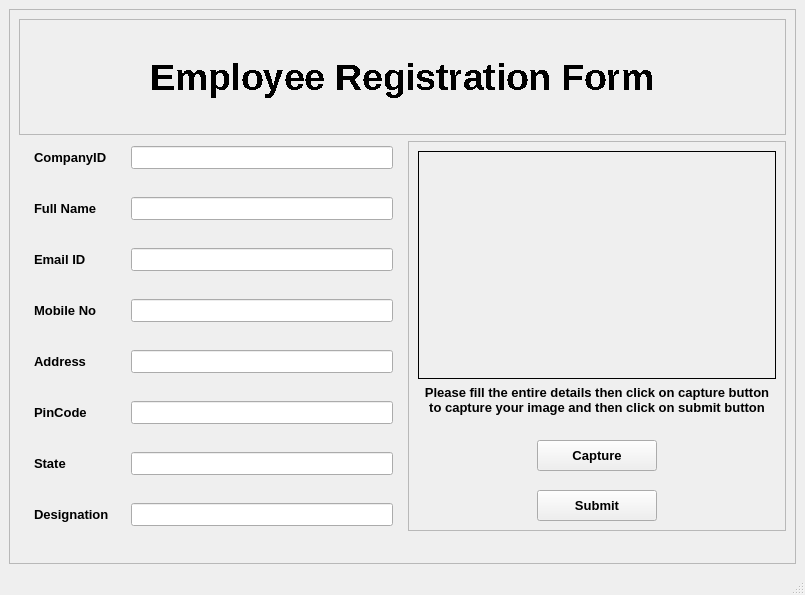
<?xml version="1.0" encoding="UTF-8"?>
<ui version="4.0">
 <class>MainWindow</class>
 <widget class="QMainWindow" name="MainWindow">
  <property name="geometry">
   <rect>
    <x>0</x>
    <y>0</y>
    <width>805</width>
    <height>595</height>
   </rect>
  </property>
  <property name="windowTitle">
   <string>Employee Monitoring System - Registration</string>
  </property>
  <widget class="QWidget" name="centralwidget">
   <layout class="QGridLayout" name="gridLayout">
    <item row="0" column="0">
     <widget class="QFrame" name="frame">
      <property name="sizePolicy">
       <sizepolicy hsizetype="Expanding" vsizetype="Expanding">
        <horstretch>0</horstretch>
        <verstretch>0</verstretch>
       </sizepolicy>
      </property>
      <property name="maximumSize">
       <size>
        <width>3840</width>
        <height>2400</height>
       </size>
      </property>
      <property name="frameShape">
       <enum>QFrame::StyledPanel</enum>
      </property>
      <property name="frameShadow">
       <enum>QFrame::Raised</enum>
      </property>
      <layout class="QGridLayout" name="gridLayout_3">
       <item row="0" column="0">
        <layout class="QVBoxLayout" name="verticalLayout_2" stretch="50,0">
         <property name="topMargin">
          <number>0</number>
         </property>
         <property name="bottomMargin">
          <number>23</number>
         </property>
         <item>
          <widget class="QFrame" name="frame_4">
           <property name="sizePolicy">
            <sizepolicy hsizetype="Expanding" vsizetype="Expanding">
             <horstretch>20</horstretch>
             <verstretch>20</verstretch>
            </sizepolicy>
           </property>
           <property name="minimumSize">
            <size>
             <width>131</width>
             <height>21</height>
            </size>
           </property>
           <property name="maximumSize">
            <size>
             <width>1431</width>
             <height>851</height>
            </size>
           </property>
           <property name="sizeIncrement">
            <size>
             <width>0</width>
             <height>0</height>
            </size>
           </property>
           <property name="font">
            <font>
             <stylestrategy>PreferAntialias</stylestrategy>
            </font>
           </property>
           <property name="frameShape">
            <enum>QFrame::StyledPanel</enum>
           </property>
           <property name="frameShadow">
            <enum>QFrame::Raised</enum>
           </property>
           <layout class="QGridLayout" name="gridLayout_2">
            <item row="0" column="0">
             <widget class="QLabel" name="label">
              <property name="sizePolicy">
               <sizepolicy hsizetype="Expanding" vsizetype="Expanding">
                <horstretch>50</horstretch>
                <verstretch>50</verstretch>
               </sizepolicy>
              </property>
              <property name="minimumSize">
               <size>
                <width>111</width>
                <height>11</height>
               </size>
              </property>
              <property name="maximumSize">
               <size>
                <width>1311</width>
                <height>251</height>
               </size>
              </property>
              <property name="sizeIncrement">
               <size>
                <width>50</width>
                <height>50</height>
               </size>
              </property>
              <property name="font">
               <font>
                <family>Arial</family>
                <pointsize>28</pointsize>
                <weight>75</weight>
                <bold>true</bold>
                <stylestrategy>NoAntialias</stylestrategy>
               </font>
              </property>
              <property name="text">
               <string>Employee Registration Form</string>
              </property>
              <property name="alignment">
               <set>Qt::AlignCenter</set>
              </property>
              <property name="wordWrap">
               <bool>false</bool>
              </property>
             </widget>
            </item>
           </layout>
          </widget>
         </item>
         <item>
          <layout class="QHBoxLayout" name="horizontalLayout_3" stretch="50,50">
           <property name="spacing">
            <number>10</number>
           </property>
           <property name="sizeConstraint">
            <enum>QLayout::SetMinAndMaxSize</enum>
           </property>
           <property name="topMargin">
            <number>0</number>
           </property>
           <item>
            <layout class="QFormLayout" name="RegistrationFormLayout">
             <property name="labelAlignment">
              <set>Qt::AlignLeading|Qt::AlignLeft|Qt::AlignVCenter</set>
             </property>
             <property name="formAlignment">
              <set>Qt::AlignLeading|Qt::AlignLeft|Qt::AlignTop</set>
             </property>
             <property name="horizontalSpacing">
              <number>22</number>
             </property>
             <property name="verticalSpacing">
              <number>28</number>
             </property>
             <property name="leftMargin">
              <number>15</number>
             </property>
             <property name="topMargin">
              <number>5</number>
             </property>
             <property name="rightMargin">
              <number>5</number>
             </property>
             <property name="bottomMargin">
              <number>5</number>
             </property>
             <item row="0" column="0">
              <widget class="QLabel" name="CompanyIDLabel">
               <property name="enabled">
                <bool>true</bool>
               </property>
               <property name="sizePolicy">
                <sizepolicy hsizetype="Expanding" vsizetype="Expanding">
                 <horstretch>0</horstretch>
                 <verstretch>0</verstretch>
                </sizepolicy>
               </property>
               <property name="font">
                <font>
                 <family>Arial</family>
                 <pointsize>10</pointsize>
                 <weight>75</weight>
                 <bold>true</bold>
                </font>
               </property>
               <property name="text">
                <string>CompanyID</string>
               </property>
              </widget>
             </item>
             <item row="0" column="1">
              <widget class="QLineEdit" name="companyIDLineInput">
               <property name="sizePolicy">
                <sizepolicy hsizetype="Expanding" vsizetype="Expanding">
                 <horstretch>0</horstretch>
                 <verstretch>0</verstretch>
                </sizepolicy>
               </property>
               <property name="font">
                <font>
                 <family>Arial</family>
                 <pointsize>10</pointsize>
                </font>
               </property>
               <property name="autoFillBackground">
                <bool>false</bool>
               </property>
               <property name="frame">
                <bool>true</bool>
               </property>
               <property name="placeholderText">
                <string notr="true"/>
               </property>
              </widget>
             </item>
             <item row="1" column="0">
              <widget class="QLabel" name="FullNameLabel">
               <property name="sizePolicy">
                <sizepolicy hsizetype="Expanding" vsizetype="Expanding">
                 <horstretch>0</horstretch>
                 <verstretch>0</verstretch>
                </sizepolicy>
               </property>
               <property name="font">
                <font>
                 <family>Arial</family>
                 <pointsize>10</pointsize>
                 <weight>75</weight>
                 <bold>true</bold>
                </font>
               </property>
               <property name="text">
                <string>Full Name</string>
               </property>
              </widget>
             </item>
             <item row="1" column="1">
              <widget class="QLineEdit" name="fullNameLineInput">
               <property name="sizePolicy">
                <sizepolicy hsizetype="Expanding" vsizetype="Expanding">
                 <horstretch>0</horstretch>
                 <verstretch>0</verstretch>
                </sizepolicy>
               </property>
               <property name="font">
                <font>
                 <family>Arial</family>
                 <pointsize>10</pointsize>
                </font>
               </property>
              </widget>
             </item>
             <item row="2" column="0">
              <widget class="QLabel" name="EmailIDLabel">
               <property name="sizePolicy">
                <sizepolicy hsizetype="Expanding" vsizetype="Expanding">
                 <horstretch>0</horstretch>
                 <verstretch>0</verstretch>
                </sizepolicy>
               </property>
               <property name="font">
                <font>
                 <family>Arial</family>
                 <pointsize>10</pointsize>
                 <weight>75</weight>
                 <bold>true</bold>
                </font>
               </property>
               <property name="text">
                <string>Email ID</string>
               </property>
              </widget>
             </item>
             <item row="2" column="1">
              <widget class="QLineEdit" name="emailIDLineInput">
               <property name="sizePolicy">
                <sizepolicy hsizetype="Expanding" vsizetype="Expanding">
                 <horstretch>0</horstretch>
                 <verstretch>0</verstretch>
                </sizepolicy>
               </property>
               <property name="font">
                <font>
                 <family>Arial</family>
                 <pointsize>10</pointsize>
                </font>
               </property>
              </widget>
             </item>
             <item row="3" column="0">
              <widget class="QLabel" name="MobileNoLabel">
               <property name="sizePolicy">
                <sizepolicy hsizetype="Expanding" vsizetype="Expanding">
                 <horstretch>0</horstretch>
                 <verstretch>0</verstretch>
                </sizepolicy>
               </property>
               <property name="font">
                <font>
                 <family>Arial</family>
                 <pointsize>10</pointsize>
                 <weight>75</weight>
                 <bold>true</bold>
                </font>
               </property>
               <property name="text">
                <string>Mobile No</string>
               </property>
              </widget>
             </item>
             <item row="3" column="1">
              <widget class="QLineEdit" name="mobileNoLineInput">
               <property name="sizePolicy">
                <sizepolicy hsizetype="Expanding" vsizetype="Expanding">
                 <horstretch>0</horstretch>
                 <verstretch>0</verstretch>
                </sizepolicy>
               </property>
               <property name="font">
                <font>
                 <family>Arial</family>
                 <pointsize>10</pointsize>
                </font>
               </property>
              </widget>
             </item>
             <item row="4" column="0">
              <widget class="QLabel" name="AddressLabel">
               <property name="sizePolicy">
                <sizepolicy hsizetype="Expanding" vsizetype="Expanding">
                 <horstretch>0</horstretch>
                 <verstretch>0</verstretch>
                </sizepolicy>
               </property>
               <property name="font">
                <font>
                 <family>Arial</family>
                 <pointsize>10</pointsize>
                 <weight>75</weight>
                 <bold>true</bold>
                </font>
               </property>
               <property name="text">
                <string>Address</string>
               </property>
              </widget>
             </item>
             <item row="4" column="1">
              <widget class="QLineEdit" name="addressLineInput">
               <property name="sizePolicy">
                <sizepolicy hsizetype="Expanding" vsizetype="Expanding">
                 <horstretch>0</horstretch>
                 <verstretch>0</verstretch>
                </sizepolicy>
               </property>
               <property name="font">
                <font>
                 <family>Arial</family>
                 <pointsize>10</pointsize>
                </font>
               </property>
              </widget>
             </item>
             <item row="5" column="0">
              <widget class="QLabel" name="PinCodeLabel">
               <property name="sizePolicy">
                <sizepolicy hsizetype="Expanding" vsizetype="Expanding">
                 <horstretch>0</horstretch>
                 <verstretch>0</verstretch>
                </sizepolicy>
               </property>
               <property name="font">
                <font>
                 <family>Arial</family>
                 <pointsize>10</pointsize>
                 <weight>75</weight>
                 <bold>true</bold>
                </font>
               </property>
               <property name="text">
                <string>PinCode</string>
               </property>
              </widget>
             </item>
             <item row="5" column="1">
              <widget class="QLineEdit" name="pinCodeInput">
               <property name="sizePolicy">
                <sizepolicy hsizetype="Expanding" vsizetype="Expanding">
                 <horstretch>0</horstretch>
                 <verstretch>0</verstretch>
                </sizepolicy>
               </property>
               <property name="font">
                <font>
                 <family>Arial</family>
                 <pointsize>10</pointsize>
                </font>
               </property>
              </widget>
             </item>
             <item row="6" column="0">
              <widget class="QLabel" name="stateLabel">
               <property name="sizePolicy">
                <sizepolicy hsizetype="Expanding" vsizetype="Expanding">
                 <horstretch>0</horstretch>
                 <verstretch>0</verstretch>
                </sizepolicy>
               </property>
               <property name="font">
                <font>
                 <family>Arial</family>
                 <pointsize>10</pointsize>
                 <weight>75</weight>
                 <bold>true</bold>
                </font>
               </property>
               <property name="text">
                <string>State</string>
               </property>
              </widget>
             </item>
             <item row="6" column="1">
              <widget class="QLineEdit" name="stateLineInput">
               <property name="sizePolicy">
                <sizepolicy hsizetype="Expanding" vsizetype="Expanding">
                 <horstretch>0</horstretch>
                 <verstretch>0</verstretch>
                </sizepolicy>
               </property>
               <property name="font">
                <font>
                 <family>Arial</family>
                 <pointsize>10</pointsize>
                </font>
               </property>
              </widget>
             </item>
             <item row="7" column="0">
              <widget class="QLabel" name="designationLabel">
               <property name="sizePolicy">
                <sizepolicy hsizetype="Expanding" vsizetype="Expanding">
                 <horstretch>0</horstretch>
                 <verstretch>0</verstretch>
                </sizepolicy>
               </property>
               <property name="font">
                <font>
                 <family>Arial</family>
                 <pointsize>10</pointsize>
                 <weight>75</weight>
                 <bold>true</bold>
                </font>
               </property>
               <property name="text">
                <string>Designation</string>
               </property>
              </widget>
             </item>
             <item row="7" column="1">
              <widget class="QLineEdit" name="designationLineInput">
               <property name="sizePolicy">
                <sizepolicy hsizetype="Expanding" vsizetype="Expanding">
                 <horstretch>0</horstretch>
                 <verstretch>0</verstretch>
                </sizepolicy>
               </property>
               <property name="font">
                <font>
                 <family>Arial</family>
                 <pointsize>10</pointsize>
                </font>
               </property>
              </widget>
             </item>
            </layout>
           </item>
           <item>
            <widget class="QFrame" name="frame_2">
             <property name="sizePolicy">
              <sizepolicy hsizetype="Expanding" vsizetype="Expanding">
               <horstretch>0</horstretch>
               <verstretch>0</verstretch>
              </sizepolicy>
             </property>
             <property name="minimumSize">
              <size>
               <width>350</width>
               <height>0</height>
              </size>
             </property>
             <property name="maximumSize">
              <size>
               <width>1070</width>
               <height>1070</height>
              </size>
             </property>
             <property name="frameShape">
              <enum>QFrame::StyledPanel</enum>
             </property>
             <property name="frameShadow">
              <enum>QFrame::Raised</enum>
             </property>
             <layout class="QVBoxLayout" name="verticalLayout">
              <item>
               <widget class="QLabel" name="CaptureFrame">
                <property name="sizePolicy">
                 <sizepolicy hsizetype="Expanding" vsizetype="Expanding">
                  <horstretch>10</horstretch>
                  <verstretch>10</verstretch>
                 </sizepolicy>
                </property>
                <property name="minimumSize">
                 <size>
                  <width>61</width>
                  <height>31</height>
                 </size>
                </property>
                <property name="maximumSize">
                 <size>
                  <width>1071</width>
                  <height>1041</height>
                 </size>
                </property>
                <property name="autoFillBackground">
                 <bool>true</bool>
                </property>
                <property name="frameShape">
                 <enum>QFrame::Box</enum>
                </property>
                <property name="text">
                 <string/>
                </property>
               </widget>
              </item>
              <item>
               <widget class="QLabel" name="label_2">
                <property name="sizePolicy">
                 <sizepolicy hsizetype="Expanding" vsizetype="Expanding">
                  <horstretch>0</horstretch>
                  <verstretch>0</verstretch>
                 </sizepolicy>
                </property>
                <property name="minimumSize">
                 <size>
                  <width>241</width>
                  <height>31</height>
                 </size>
                </property>
                <property name="maximumSize">
                 <size>
                  <width>1071</width>
                  <height>551</height>
                 </size>
                </property>
                <property name="font">
                 <font>
                  <family>Arial</family>
                  <pointsize>10</pointsize>
                  <weight>75</weight>
                  <bold>true</bold>
                 </font>
                </property>
                <property name="text">
                 <string>Please fill the entire details then click on capture button to capture your image and then click on submit button</string>
                </property>
                <property name="textFormat">
                 <enum>Qt::AutoText</enum>
                </property>
                <property name="scaledContents">
                 <bool>true</bool>
                </property>
                <property name="alignment">
                 <set>Qt::AlignHCenter|Qt::AlignTop</set>
                </property>
                <property name="wordWrap">
                 <bool>true</bool>
                </property>
               </widget>
              </item>
              <item>
               <spacer name="verticalSpacer">
                <property name="orientation">
                 <enum>Qt::Vertical</enum>
                </property>
                <property name="sizeHint" stdset="0">
                 <size>
                  <width>20</width>
                  <height>18</height>
                 </size>
                </property>
               </spacer>
              </item>
              <item>
               <layout class="QHBoxLayout" name="horizontalLayout">
                <item>
                 <spacer name="horizontalSpacer">
                  <property name="orientation">
                   <enum>Qt::Horizontal</enum>
                  </property>
                  <property name="sizeHint" stdset="0">
                   <size>
                    <width>118</width>
                    <height>17</height>
                   </size>
                  </property>
                 </spacer>
                </item>
                <item>
                 <widget class="QPushButton" name="CaptureButton">
                  <property name="sizePolicy">
                   <sizepolicy hsizetype="Expanding" vsizetype="Expanding">
                    <horstretch>0</horstretch>
                    <verstretch>0</verstretch>
                   </sizepolicy>
                  </property>
                  <property name="minimumSize">
                   <size>
                    <width>81</width>
                    <height>31</height>
                   </size>
                  </property>
                  <property name="maximumSize">
                   <size>
                    <width>161</width>
                    <height>131</height>
                   </size>
                  </property>
                  <property name="font">
                   <font>
                    <family>Arial</family>
                    <pointsize>10</pointsize>
                    <weight>75</weight>
                    <bold>true</bold>
                   </font>
                  </property>
                  <property name="text">
                   <string>Capture</string>
                  </property>
                 </widget>
                </item>
                <item>
                 <spacer name="horizontalSpacer_4">
                  <property name="orientation">
                   <enum>Qt::Horizontal</enum>
                  </property>
                  <property name="sizeHint" stdset="0">
                   <size>
                    <width>118</width>
                    <height>17</height>
                   </size>
                  </property>
                 </spacer>
                </item>
               </layout>
              </item>
              <item>
               <spacer name="verticalSpacer_2">
                <property name="orientation">
                 <enum>Qt::Vertical</enum>
                </property>
                <property name="sizeHint" stdset="0">
                 <size>
                  <width>20</width>
                  <height>13</height>
                 </size>
                </property>
               </spacer>
              </item>
              <item>
               <layout class="QHBoxLayout" name="horizontalLayout_2">
                <item>
                 <spacer name="horizontalSpacer_3">
                  <property name="orientation">
                   <enum>Qt::Horizontal</enum>
                  </property>
                  <property name="sizeHint" stdset="0">
                   <size>
                    <width>118</width>
                    <height>17</height>
                   </size>
                  </property>
                 </spacer>
                </item>
                <item>
                 <widget class="QPushButton" name="SubmitButton">
                  <property name="sizePolicy">
                   <sizepolicy hsizetype="Expanding" vsizetype="Expanding">
                    <horstretch>0</horstretch>
                    <verstretch>0</verstretch>
                   </sizepolicy>
                  </property>
                  <property name="minimumSize">
                   <size>
                    <width>81</width>
                    <height>31</height>
                   </size>
                  </property>
                  <property name="maximumSize">
                   <size>
                    <width>161</width>
                    <height>131</height>
                   </size>
                  </property>
                  <property name="font">
                   <font>
                    <family>Arial</family>
                    <pointsize>10</pointsize>
                    <weight>75</weight>
                    <bold>true</bold>
                   </font>
                  </property>
                  <property name="text">
                   <string>Submit</string>
                  </property>
                 </widget>
                </item>
                <item>
                 <spacer name="horizontalSpacer_2">
                  <property name="orientation">
                   <enum>Qt::Horizontal</enum>
                  </property>
                  <property name="sizeHint" stdset="0">
                   <size>
                    <width>118</width>
                    <height>20</height>
                   </size>
                  </property>
                 </spacer>
                </item>
               </layout>
              </item>
             </layout>
            </widget>
           </item>
          </layout>
         </item>
        </layout>
       </item>
      </layout>
     </widget>
    </item>
   </layout>
  </widget>
  <widget class="QMenuBar" name="menubar">
   <property name="geometry">
    <rect>
     <x>0</x>
     <y>0</y>
     <width>805</width>
     <height>21</height>
    </rect>
   </property>
  </widget>
  <widget class="QStatusBar" name="statusbar"/>
 </widget>
 <resources/>
 <connections/>
</ui>
